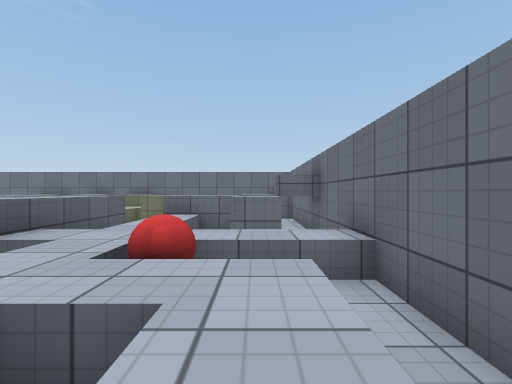
view 1 (above)

12 first-person views from a walk through a 3-D level made in the Unity game engine. The camera is 0.6 m above the floor, looks level and sees 85° across. The floor is counted in squares, 1 m on a side. Each view is taken from the middle of a square. On the plan, view 1 faces up. The plan holds only what a view shows up to about 9 squares ahead; the rest is blank. The place goes on beyond the plan. The player is left out. Surface patterns are stand-ins for the level's own textures.

view 2
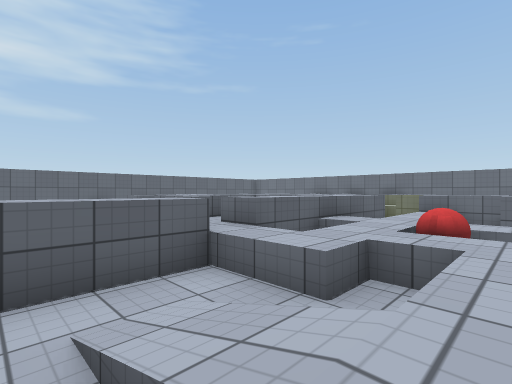

view 3
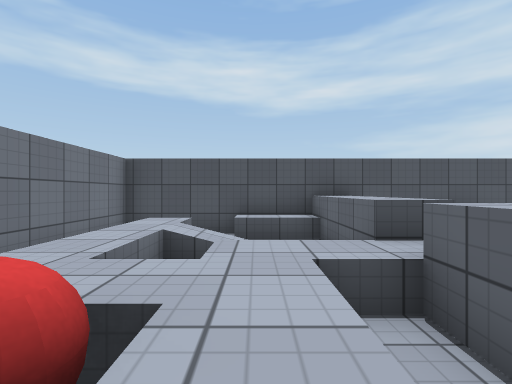

view 4
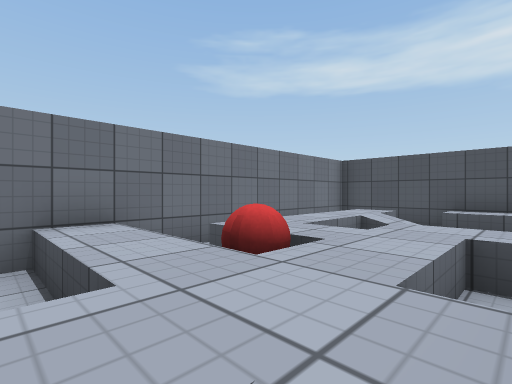

view 5
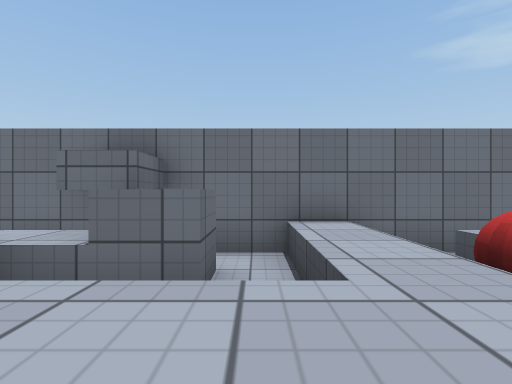

view 6
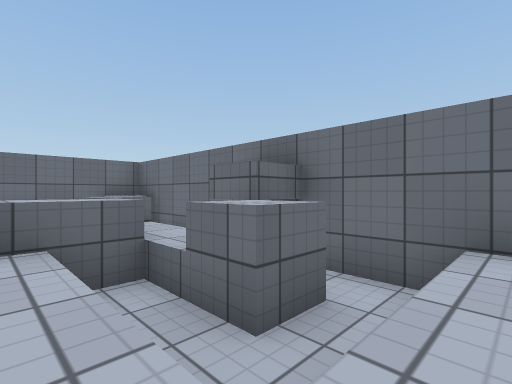

view 7
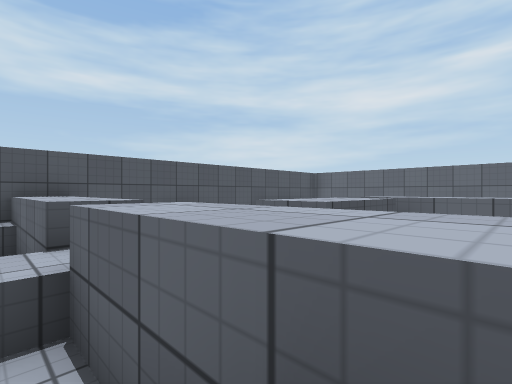

view 8
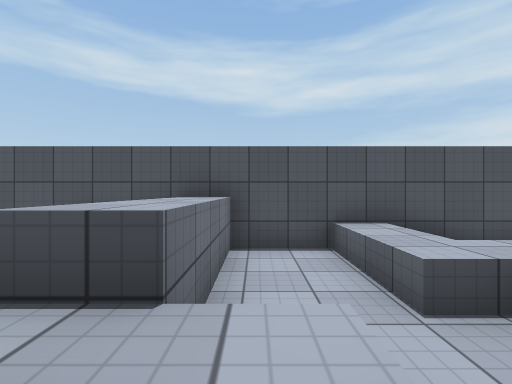

view 9
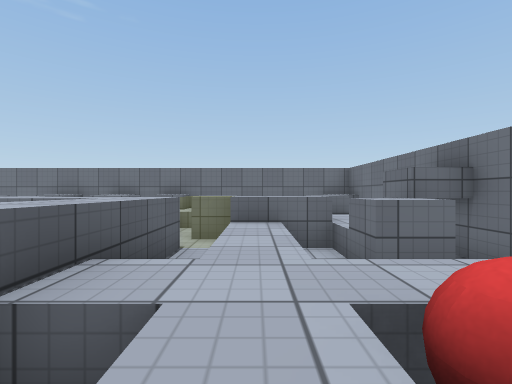

view 10
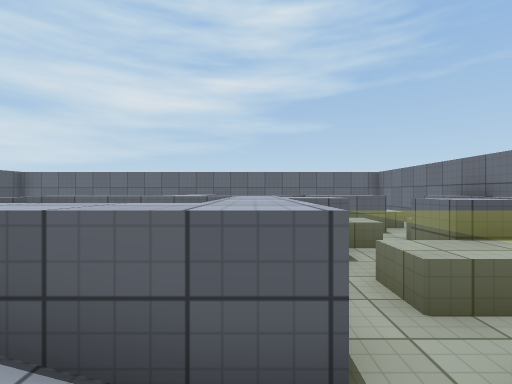

view 11
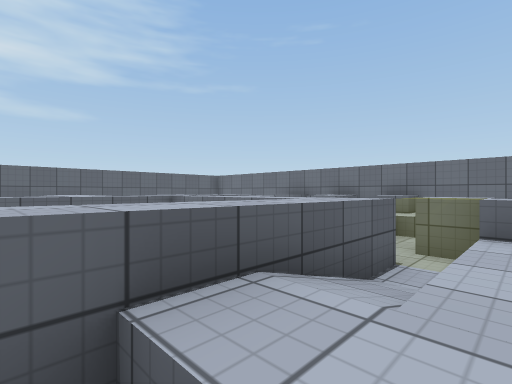

view 12
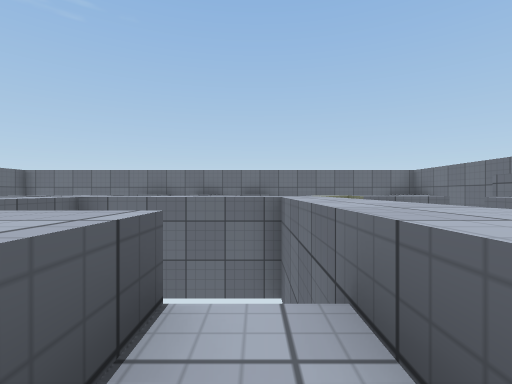

### Floor plan
Key: @ floor where view 1 was taken; # wall or solid block; . main floor; - floor 0.5 m lower than the main floor; / step, stairs or slope; = window, fence, low wall or low ledge; ^ raised ledge; v drop or lower ground; B red ball.
Columns run from 8 left of view 1 to 2 right of it. Each row starts with its distance up from view 1.
 10 v #^v   ^ #
  9 ^vv^v#  .v#
  8  #vvv=^^.v#
  7 ^####-.v=v#
  6 #   #/.v^v#
  5     ^/.vvv#
  4     ^.....#
  3     ^v.B--#
  2  ^^.^v...-#
  1    ....-. #
  0  vv ^---@ #
 -1  .vv#-//. #
 -2  =vv#---. #
 -3  #vv#^^-  #
 -4 ###########

Positions as (right, up) in squares from view 1, and headings:
1: (0, 0), facing up
2: (0, -2), facing up-left
3: (-2, 4), facing down
4: (-3, 5), facing down-right
5: (-3, 5), facing right
6: (-2, 4), facing up-right
7: (-3, 4), facing down-left
8: (-5, 2), facing down
9: (-2, 2), facing up
10: (-2, 7), facing left
11: (-2, 3), facing up-left
12: (-5, 1), facing up
